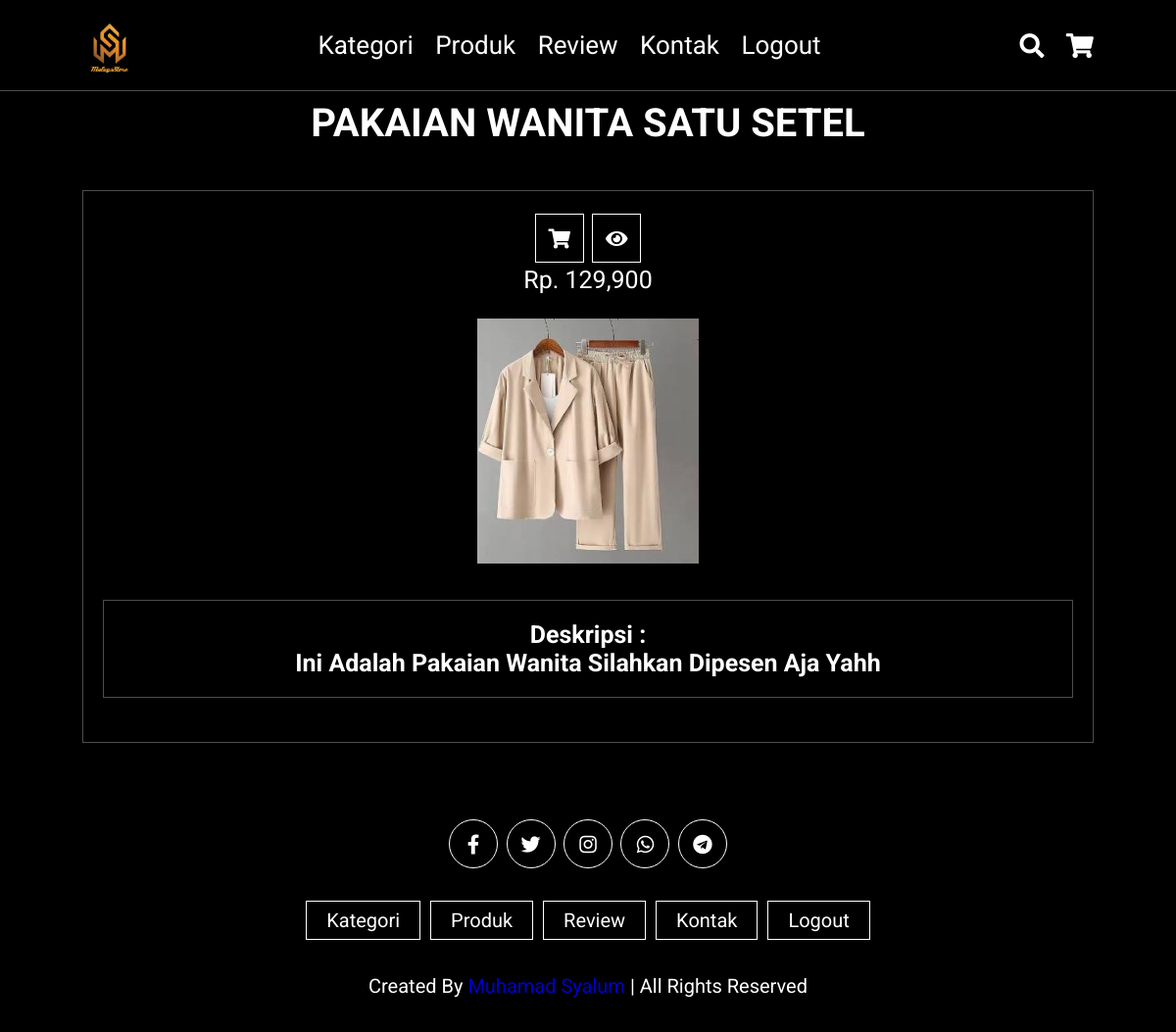
Page /detail-produk.php?id=41 (signed in) on the committed database.
### tables this page shows
CREATE TABLE `produk` (
  `id_produk` int(11) NOT NULL,
  `id_kategori` int(11) NOT NULL,
  `nama_produk` varchar(100) NOT NULL,
  `harga_produk` int(11) NOT NULL,
  `deskripsi_produk` text NOT NULL,
  `foto_produk` varchar(100) NOT NULL,
  `status_produk` tinyint(1) NOT NULL,
  `dibuat` timestamp NOT NULL DEFAULT current_timestamp()
);

### detail-produk.php (the view, shortened to what this page needs)
<?php include("db.php");
    $produk = mysqli_query($conn, "SELECT * FROM produk WHERE id_produk = '".$_GET['id']."' ");
	$p = mysqli_fetch_object($produk);
?>
<!DOCTYPE html>
<html lang="en">
<head>
    <link rel="stylesheet" href="https://unpkg.com/swiper/swiper-bundle.min.css" />
    <link rel="stylesheet" href="https://cdnjs.cloudflare.com/ajax/libs/font-awesome/5.15.4/css/all.min.css">
    <link rel="stylesheet" href="css/style.css">
</head>
<body>
<header class="header">
    <a href="#" class="logo">
        <img src="logo.png" alt="">
    </a>
    <nav class="navbar">
       <a href="index.php">kategori</a>
        <a href="produk.php">produk</a>
        <a href="index.php">review</a>
        <a href="index.php">kontak</a>
        <a href="logout2.php">logout</a>
    </nav>
    <div class="icons">
    <div class="fas fa-search" id="search-btn"></div>
        <div class="fas fa-shopping-cart" id="cart-btn"></div>
    </div>
    </header>
    <section class="pakaian">
    <h1 class="heading">  .</h1>
   <h1 class="heading"> <?php echo $p->nama_produk ?></h1>
    <div class="box-container">
        <div class="box">
            <div class="icons">
                <a href="https://wa.me/6283837908623?text=Assalamualaikum%20Admin%20Saya%20Ingin%20Memesan%20<?php echo $p->nama_produk ?>" class="fas fa-shopping-cart"></a>
                <a href="<?php echo $p->foto_produk ?>" class="fas fa-eye"></a>
            </div>
            <div class="content">
            <div class="price">Rp. <?php echo number_format($p->harga_produk) ?></div></div>
            <div class="image">
            <img src="produk/<?php echo $p->foto_produk ?>" >
</div>
<div class="content">
<div class="box">
                <h3>Deskripsi :<br>
						<?php echo $p->deskripsi_produk ?>
</h3>
</div>
</div>
        </div>
    </div>
    </section>
<section class="footer">
    <div class="share" id="share">
        <a href="https://m.facebook.com/muhammad.syalum"class="fab fa-facebook-f"></a>
        <a href="https://mobile.twitter.com/MuhamadSyalum" class="fab fa-twitter"></a>
        <a href="https://instagram.com/msyalum" class="fab fa-instagram"></a>
        <a href="https://wa.me/6283819181429" class="fab fa-whatsapp"></a>
        <a href="https://t.me/Syalum" class="fab fa-telegram"></a>
    </div>
    <div class="links">
    <a href="index.php">kategori</a>
        <a href="produk.php">produk</a>
        <a href="index.php">review</a>
        <a href="index.php">kontak</a>
        <a href="logout2.php">logout</a>
    </div>
    <div class="credit">created by <span>Muhamad Syalum</span></span> | all rights reserved</div>
</section>
</body>

### css/style.css (style rules this page uses)
:root { --main-color:#d3ad7f; --white:#fff; --bg:#fff; --border:.1rem solid rgba(255,255,255,.3); }
* { font-family: 'Roboto', sans-serif; margin:0; padding:0; box-sizing: border-box; outline: none; border:none; text-decoration: none; text-transform: capitalize; transition: .2s linear; }
html { font-size: 62.5%; overflow-x: hidden; scroll-padding-top: 9rem; scroll-behavior: smooth; }
body { background: var(--bg); }
section { padding:2rem 7%; }
.heading { text-align: center; color:#fff; text-transform: uppercase; padding-bottom: 3.5rem; font-size: 4rem; }
.header { background: #000; display: flex; align-items: center; justify-content: space-between; padding:1.5rem 7%; border-bottom: var(--border); position: fixed; top:0; left: 0; right: 0; z-index: 1000; }
.header .logo img { height: 6rem; }
.header .navbar a { margin:0 1rem; font-size: 2.6rem; color:#fff; }
.header .icons div { color:#fff; cursor: pointer; font-size: 2.5rem; margin-left: 2rem; }
.box { background-color: #fff; border:1px solid #ccc; padding:15px; box-sizing: border-box; margin:10px 0 25px 0; }
.box:after { content: ''; display: block; clear: both; }
.box { color:#00C1B3; }
.pakaian { background: #000; -webkit-transition: background-color 1s linear 1s; transition: background-color 1s linear 1s; }
.pakaian .heading { color: #fff; }
.pakaian .box-container { display: grid; grid-template-columns: repeat(auto-fit, minmax(30rem, 1fr)); gap:1.5rem; }
.pakaian .box-container .box { text-align: center; border:var(--border); padding: 2rem; background: rgba(0,0,0, 0); }
.pakaian .box-container .box .icons a { height: 5rem; width: 5rem; line-height: 5rem; font-size: 2rem; border:var(--border); border-color:#fff; color:#fff; margin:.3rem; }
.pakaian .box-container .box .image { padding: 2.5rem 0; }
.pakaian .box-container .box .image img { height: 25rem; transition: all 1s; display: inline-block; }
.pakaian .box-container .box .content h3 { color:#fff; font-size: 2.5rem; }
.pakaian .box-container .box .content .price { color:#fff; font-size: 2.5rem; }
.footer { background-color: #000; text-align: center; }
.footer .share { padding:1rem 0; }
.footer .share a { height: 5rem; width: 5rem; line-height: 5rem; font-size: 2rem; color:#fff; border:var(--border); border-color: #fff; margin:.3rem; border-radius: 50%; }
.footer .links { display: flex; justify-content: center; flex-wrap: wrap; padding:2rem 0; gap:1rem; }
.footer .links a { padding:.7rem 2rem; color:#fff; border:var(--border); border-color:#fff; font-size: 2rem; }
.footer .credit { font-size: 2rem; color:#fff; padding:1.5rem; }
.footer .credit span { color:#0000CD; }

### rows in the picture
produk: nama_produk "PAKAIAN WANITA SATU SETEL", harga_produk "129,900", foto_produk (picture), deskripsi_produk "Ini Adalah Pakaian Wanita Silahkan Dipesen Aja Yahh"
